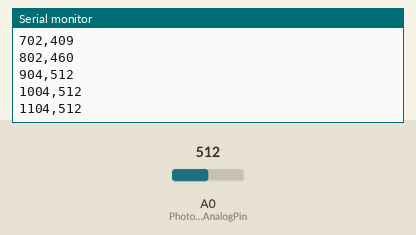
This sketch was run on a simulated Arduino Uno, built with avr-gcc and run on an emulated ATmega328P. Shown: the last lines printed to the serial monitor. Inputs (shaded band) come from the test bench; at power-on: A0 (PhotoResAnalogPin) = 512.

Above: at 1.2 s.
1.3 s: A0 (PhotoResAnalogPin) set to 716
At 1.31 s:
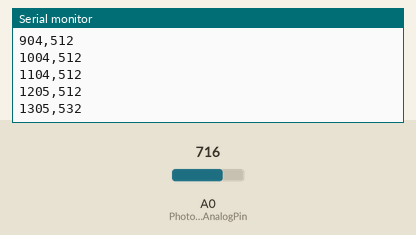
2.8 s: A0 (PhotoResAnalogPin) set to 900
At 2.82 s:
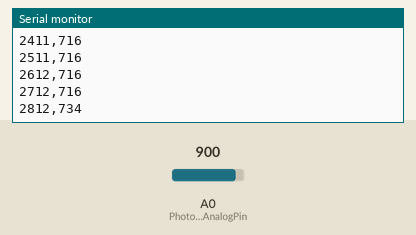
Timing chart, 0 to 5.8 s (numbered marks = the images above; inputs shaded):
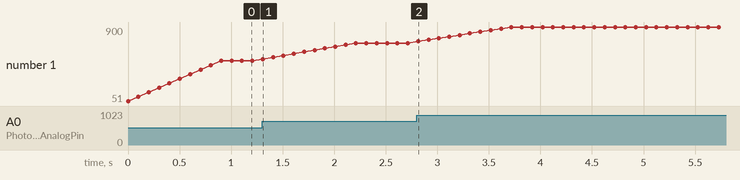

The sketch:

arduino_code.ino
```cpp
//with help from https://www.arduino.cc/en/Tutorial/BuiltInExamples/Smoothing

    // These constants won't change:
    const int numReadings = 10;          // How many points to average over?
    const int PhotoResAnalogPin = A0;    // pin that the sensor is attached to
    //these do change

    int readings[numReadings];      // this makes the array to stare the data
    int readIndex = 0;              // the index of the current reading
    int total = 0;                  // the running total
    int average = 0;                // the average

    int inputPin = A0;

    void setup() {

      // initialize serial communications:
      // this is not very time sensitive so we can be slow
      Serial.begin(9600);

      // put zeros in the array called readings
      for (int thisReading = 0; thisReading < numReadings; thisReading++) {
        readings[thisReading] = 0;
      }
    }

    void loop() {

      // remove the oldest data point from the array
      total = total - readings[readIndex];

      // read from the sensor:
      readings[readIndex] = analogRead(PhotoResAnalogPin);
      // add the reading to the total:
      total = total + readings[readIndex];
      // advance to the next position in the array:
      readIndex = readIndex + 1;

      // if we're at the end of the array...
      if (readIndex >= numReadings) {
        // ...wrap around to the beginning:
        readIndex = 0;
      }

      // calculate the average:
      average = total / numReadings;
      // report the value over Serial
      Serial.print(millis());
      Serial.print(',');
      Serial.println(average);
      delay(100);        // delay in between readings
    }
```

Measured:
- after the input at 1.3 s, the serial monitor: prints a new line at once (image 1)
- plotted number 1: 512 → 716 after the input at 1.3 s
